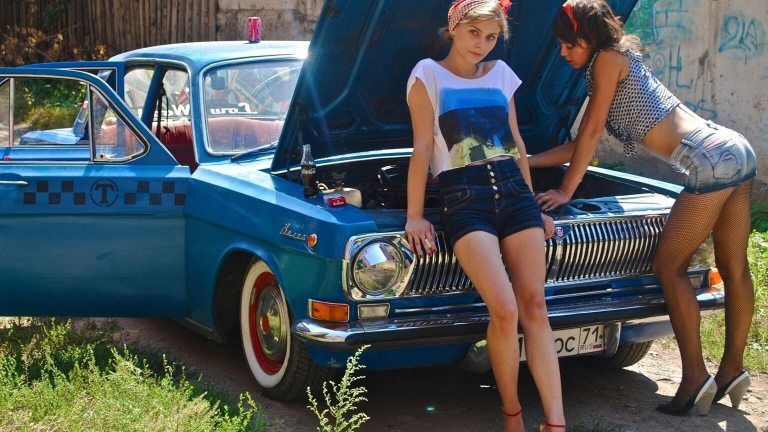
#> input picture Volga.jpg, 1536 x 864 px (shown at 1/2 size)
$ python PEXESO.py
#> lines starting #> are read from the running program, lines starting #| are printed output that depends on the picture
import cv2 as cv
import numpy as np
from matplotlib import pyplot as plt
from random import shuffle

# создаем черный прямоугольник, если пара угадана
# def black_rectangle():
#     img=np.array([[[0,0,0]for i in range(100)]for i in range(200)])
#     return img


# делаем красоту

# [74 lines left out: functions mouse_click, big_picture, not called in this run]


# создаем рубашку

back_img=cv.imread('Volga.jpg')
#> back_img is the input picture: shape (864, 1536, 3); mean B, G, R 88.8, 87.5, 79.8
back_img=cv.resize(back_img,(200,100))/255
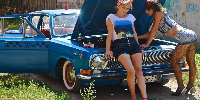
#> back_img: shape (100, 200, 3) float64; mean B, G, R 0.348, 0.342, 0.312


count=0# переменная, отвечающая за количество нажатий лкм

#загружаем изображения

n=15
pict_list=[]
for i in range(n):
    img=cv.imread(f"molecule{i+1}.png")
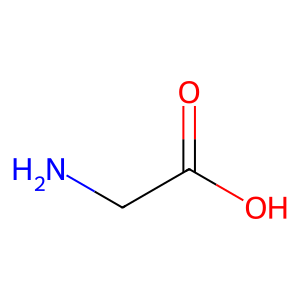
#> input picture molecule1.png, 300 x 300 px
#> img is the input picture: shape (300, 300, 3); mean B, G, R 251.9, 250.6, 252.5
    img=cv.resize(img, (200,100))/255
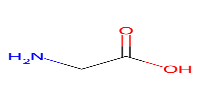
#> img: shape (100, 200, 3) float64; mean B, G, R 0.988, 0.983, 0.99
#> (the run stopped early here; a loop or call above may not have finished)
